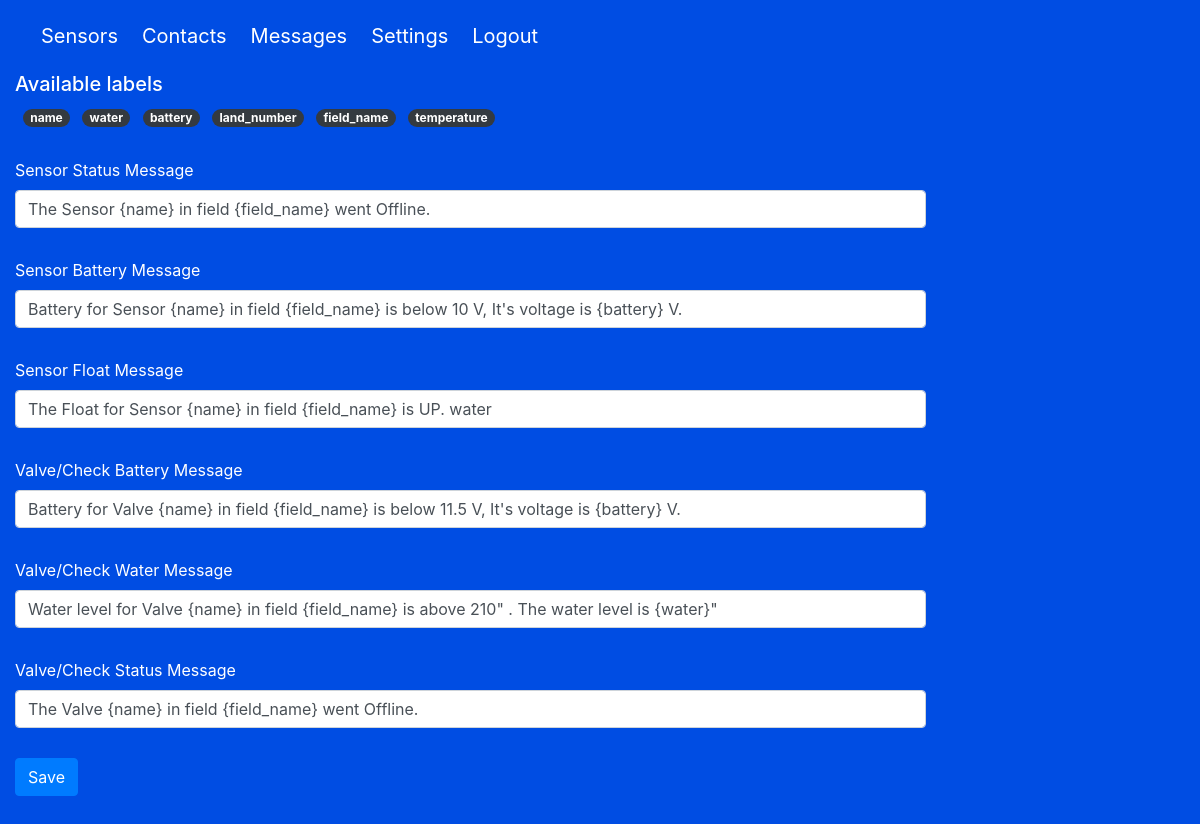
Screenshot of /messages (signed in) with the database file from the repository.
### models.py (models this page shows)
class LabelMessage(db.Model, SerializerMixin):
    __tablename__ = 'label_message'
    id = db.Column(db.Integer, primary_key=True)
    name = db.Column(db.String(100), unique=True)

class Message(db.Model, SerializerMixin):
    __tablename__ = 'message'
    id = db.Column(db.Integer, primary_key=True)
    name = db.Column(db.String(100))
    mess_type = db.Column(db.String(20))
    message = db.Column(db.String(1000))

### main.py (the view, shortened to what this page needs)
@main.route('/messages', methods=["GET", "POST"])
@login_required
def messages():
    labels = [label.to_dict() for label in LabelMessage.query.all()]
    msgs = [message.to_dict() for message in Message.query.all()]
    if request.method == 'GET':
        is_admin = current_app.config['ADMIN_USER']
        return render_template('messages.html', labels=labels, messages=msgs, is_admin=is_admin)

### app.py (called while the page is built)
@login_manager.user_loader
def load_user(user_id):
    return User.query.get(int(user_id))

### templates/messages.html (shortened to what this page needs)
{% extends "base.html" %}
{% block content %}
    <h5>Available labels</h5>
    {% for label in labels %}
        <span class="badge badge-pill badge-dark ml-2">{{ label.name }}</span>
    {% endfor %}
    <form method="post">
        {% for message in messages %}
            <div class="form-group">
                <label>
                    {{ message.mess_type[0] | upper }}{{ message.mess_type[1:] }}{{ '/Check' if message.mess_type == 'valve' }}
                    {{ message.name[0] | upper }}{{ message.name[1:] }} Message</label>
                <input class="form-control" name="{{ '{}_{}'.format(message.name, message.mess_type) }}"
                       value="{{ message.message }}">
            </div>
        {% endfor %}
        <button type="submit" class="btn btn-primary">Save</button>
    </form>
{% endblock %}

### static/css/main.css (style rules this page uses)
body { overflow: scroll !important; background-color: #004DE3; }
.form-group { margin: 30px 0; }

### rows the page displays
LabelMessage: name "name"
LabelMessage: name "water"
LabelMessage: name "battery"
LabelMessage: name "land_number"
LabelMessage: name "field_name"
LabelMessage: name "temperature"
Message: mess_type "S", mess_type "ensor", name "S", name "tatus", message "The Sensor {name} in field {field_name} went Offline."
Message: mess_type "S", mess_type "ensor", name "B", name "attery", battery_sensor "Battery for Sensor {name} in field {field_name} is below 10 V, It's voltage is {battery} V."
Message: mess_type "S", mess_type "ensor", name "F", name "loat", message "The Float for Sensor {name} in field {field_name} is UP. water"
Message: mess_type "V", mess_type "alve", mess_type "/Check", name "B", name "attery", message "Battery for Valve {name} in field {field_name} is below 11.5 V, It's voltage is {battery} V."
Message: mess_type "V", mess_type "alve", mess_type "/Check", name "W", name "ater", message "Water level for Valve {name} in field {field_name} is above 210\" . The water level is {water}\""
Message: mess_type "V", mess_type "alve", mess_type "/Check", name "S", name "tatus", status_valve "The Valve {name} in field {field_name} went Offline."
